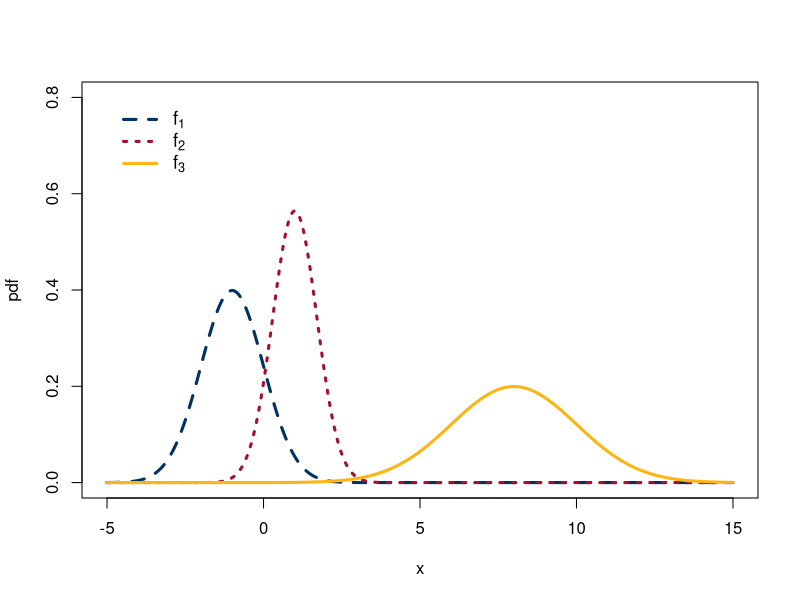
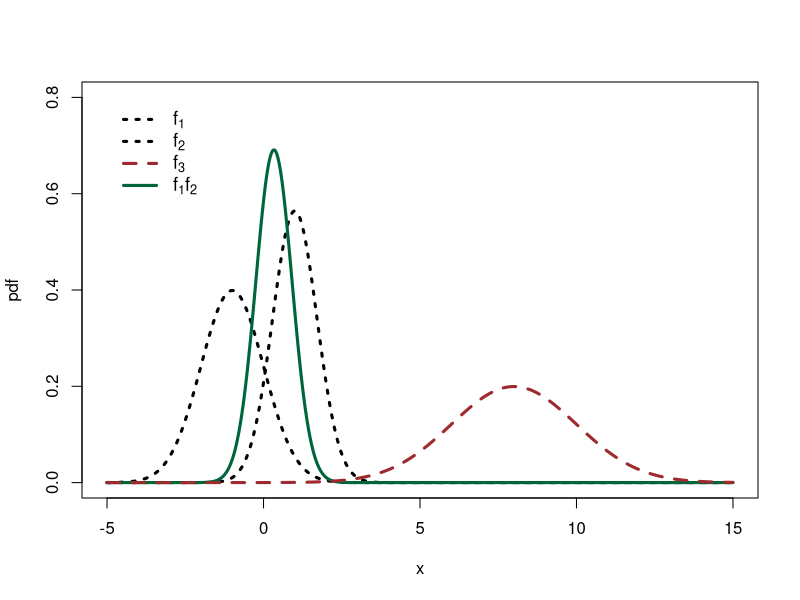
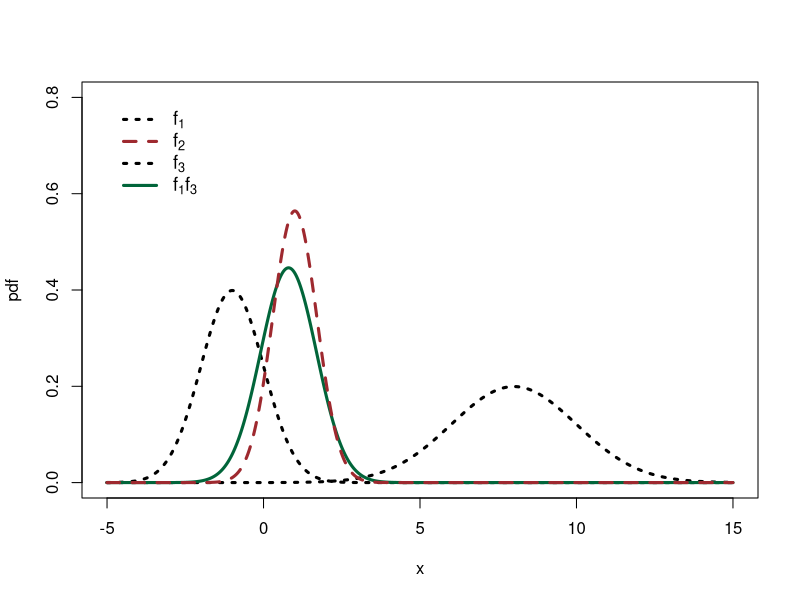
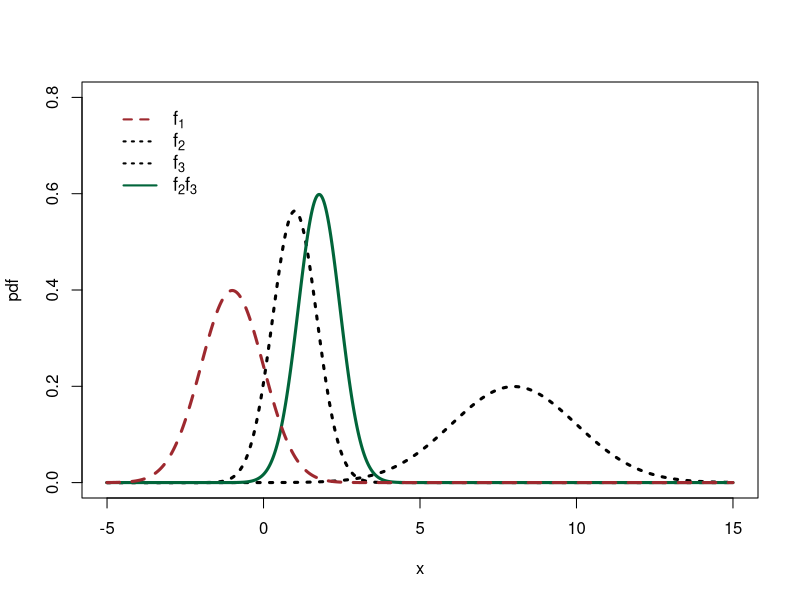

Source code (R) for these figures, in order:
d2product_norm <- function(x, mu1, mu2, sd1, sd2) {
   mu <- (sd1*sd1*mu2 + sd2*sd2*mu1) / (sd1*sd1 + sd2*sd2)
   std_dv <- sqrt(1 / ((1/(sd1*sd1)) + (1/(sd2*sd2))))
   return(dnorm(x, mean = mu, sd = std_dv))
}

d3product_norm <- function(x, mu1, mu2, mu3, sd1, sd2, sd3) {
   mu12 <- (sd1*sd1*mu2 + sd2*sd2*mu1) / (sd1*sd1 + sd2*sd2)
   std_dv12 <- sqrt(1 / ((1/(sd1*sd1)) + (1/(sd2*sd2))))
   mu123 <- (std_dv12*std_dv12*mu3 + sd3*sd3*mu12) / (std_dv12*std_dv12 + sd3*sd3)
   std_dv123 <- sqrt(1 / ((1/(std_dv12*std_dv12)) + (1/(sd3*sd3))))
   return(dnorm(x, mean = mu123, sd = std_dv123))
}

# setting parameter values for each of the sub-posteriors
mean_values <- c(-1, 1, 8)
sd_values <- sqrt(c(1, 0.5, 4))

##################################################

# sub-posteriors
curve(dnorm(x, mean_values[1], sd_values[1]), -5, 15, ylim = c(0, 0.8), ylab = 'pdf', 
      n = 10000, col = '#003262', lwd = 3, lty = 2)
curve(dnorm(x, mean_values[2], sd_values[2]), add = T,
      n = 10000, col = '#a41034', lwd = 3, lty = 3)
curve(dnorm(x, mean_values[3], sd_values[3]), add = T, 
      n = 10000, col = '#fcb515', lwd = 3, lty = 1)
legend(x = -5, y = 0.8, legend = c(expression(f[1]), 
                                   expression(f[2]), 
                                   expression(f[3])),
       col = c('#003262', '#a41034', '#fcb515'), 
       lwd = 3, 
       lty = c(2, 3, 1),
       cex = 1.1,
       bty = 'n')

# Method 1
curve(dnorm(x, mean_values[1], sd_values[1]), -5, 15, ylim = c(0, 0.8), ylab = 'pdf',
      n = 10000, lty = 3, lwd = 3)
curve(dnorm(x, mean_values[2], sd_values[2]), add = T,
      n = 10000, lty = 3, lwd = 3)
curve(d2product_norm(x, mean_values[1], mean_values[2], sd_values[1], sd_values[2]), add = T,
      n = 10000, col = '#01653a', lty = 1, lwd = 3)
curve(dnorm(x, mean_values[3], sd_values[3]), add = T, 
      n = 10000, col = '#9e292f', lty = 2, lwd = 3)
legend(x = -5, y = 0.8, legend = c(expression(f[1]), 
                                   expression(f[2]),
                                   expression(f[3]),
                                   expression(f[1]*f[2])),
       col = c('black', 'black', '#9e292f', '#01653a'), 
       lwd = 3, 
       lty = c(3, 3, 2, 1),
       cex = 1.1,
       bty = 'n')

# Method 2
curve(dnorm(x, mean_values[1], sd_values[1]), -5, 15, ylim = c(0, 0.8), ylab = 'pdf', 
      n = 10000, lty = 3, lwd = 3)
curve(dnorm(x, mean_values[3], sd_values[3]), add = T,
      n = 10000, lty = 3, lwd = 3)
curve(d2product_norm(x, mean_values[1], mean_values[3], sd_values[1], sd_values[3]), add = T, 
      n = 10000, col = '#01653a', lty = 1, lwd = 3)
curve(dnorm(x, mean_values[2], sd_values[2]), add = T, 
      n = 10000, col = '#9e292f', lty = 2, lwd = 3)
legend(x = -5, y = 0.8, legend = c(expression(f[1]), 
                                   expression(f[2]),
                                   expression(f[3]),
                                   expression(f[1]*f[3])),
       col = c('black', '#9e292f', 'black', '#01653a'),
       lwd = 3,
       lty = c(3, 2, 3, 1),
       cex = 1.1,
       bty = 'n')

# Method 3
curve(dnorm(x, mean_values[2], sd_values[2]), -5, 15, ylim = c(0, 0.8), ylab = 'pdf',
      n = 10000, lty = 3, lwd = 3)
curve(dnorm(x, mean_values[3], sd_values[3]), add = T, 
      n = 10000, lty = 3, lwd = 3)
curve(d2product_norm(x, mean_values[2], mean_values[3], sd_values[2], sd_values[3]), add = T, 
      n = 10000, col = '#01653a', lty = 1, lwd = 3)
curve(dnorm(x, mean_values[1], sd_values[1]), add = T, 
      n = 10000, col = '#9e292f', lty = 2, lwd = 3)
legend(x = -5, y = 0.8, legend = c(expression(f[1]), 
                                   expression(f[2]),
                                   expression(f[3]),
                                   expression(f[2]*f[3])),
       col = c('#9e292f', 'black', 'black', '#01653a'), 
       lwd = 2, 
       lty = c(2, 3, 3, 1),
       cex = 1.1,
       bty = 'n')
